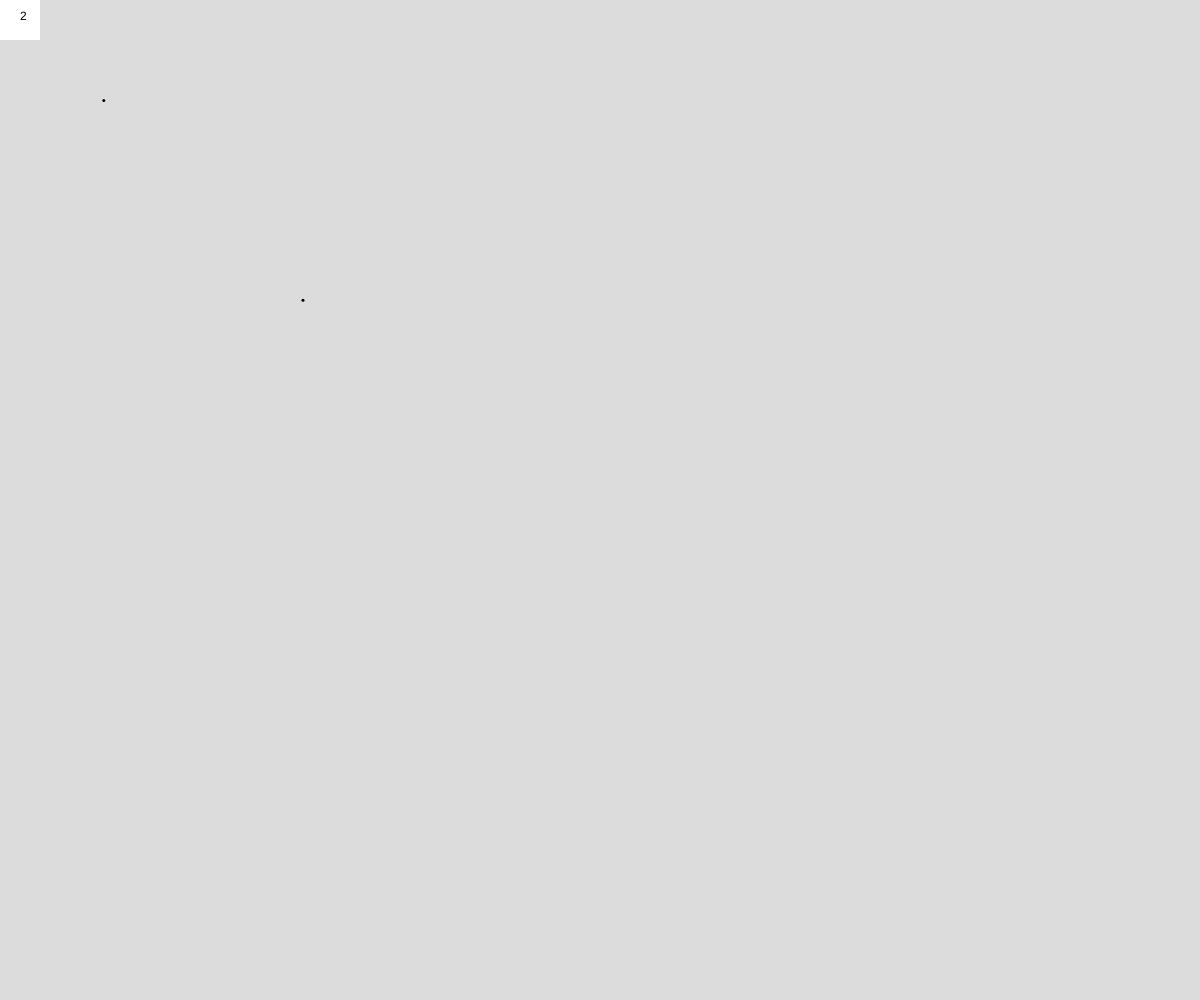
Frame 1 (no input)
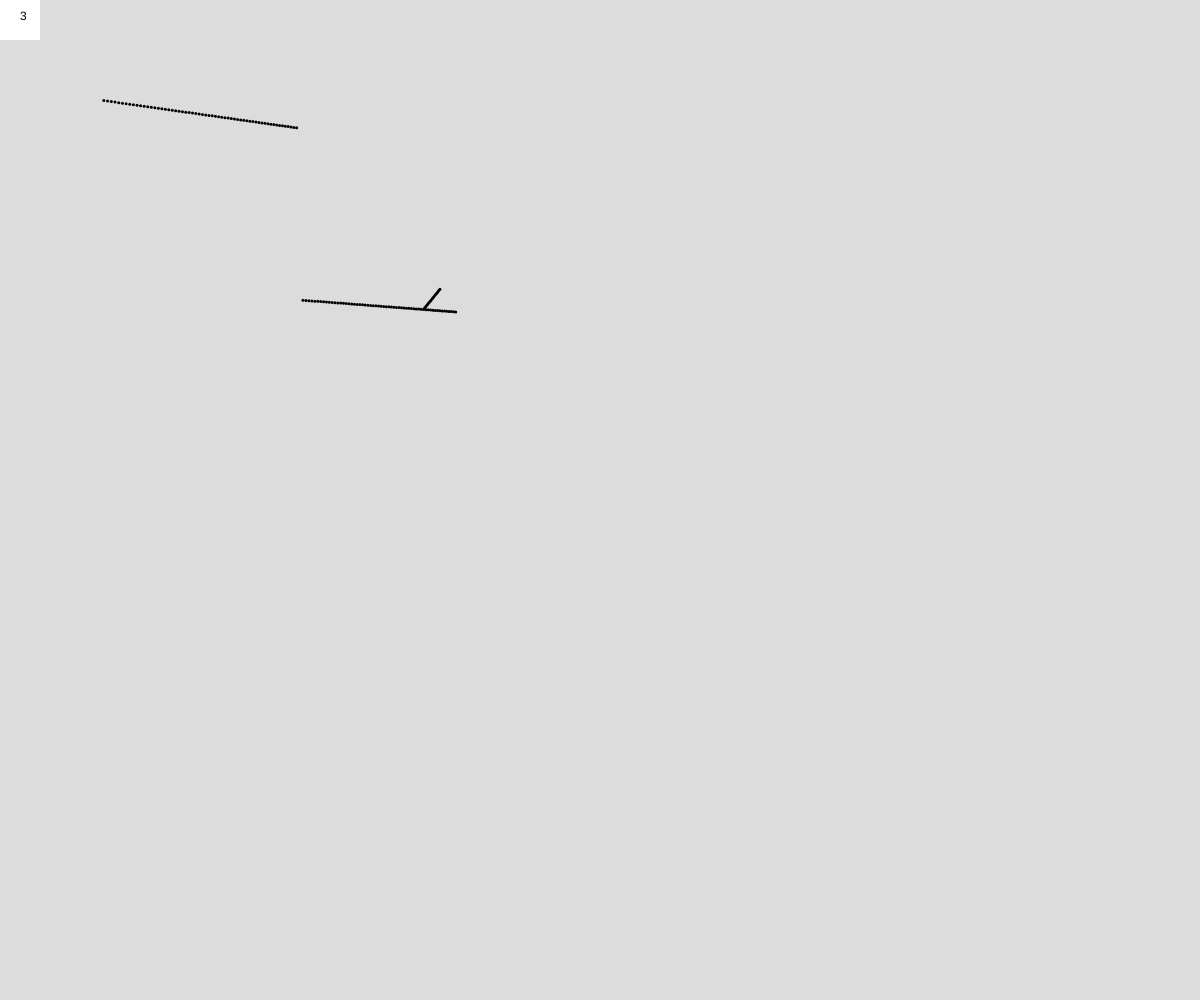
Frame 60 (no input)
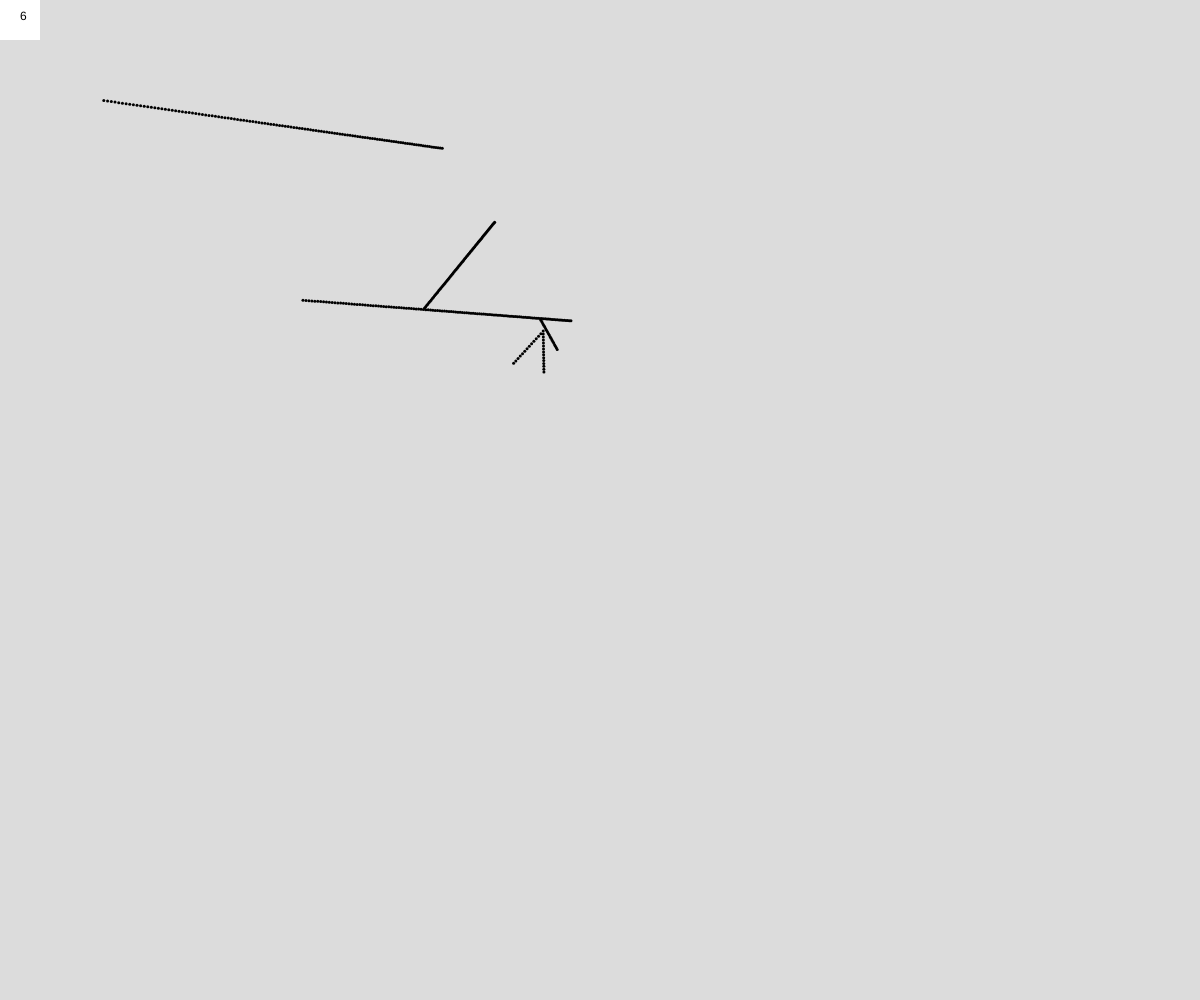
Frame 120 (the mouse pressed at the canvas centre since frame 60)

The p5.js sketch that drew these frames (run headless with seeded random() and noise() and a simulated clock; from frame 60 on, the mouse is pressed at the canvas centre):

// p5.js sketch
// ── sketch.js
let walkers = [];

class LerpWalker {
  constructor(x, y, sz) {
    this.x = x;
    this.y = y;
    this.size = sz;
    this.tx = random(width);
    this.ty = random(height);
    this.id = walkers.length;
  }
  render() {
    noStroke();
    fill(0);
    circle(this.x, this.y, 3);
  }
  update() {
    this.x = lerp(this.x, this.tx, 0.005);
    this.y = lerp(this.y, this.ty, 0.005);

    if (dist(this.x, this.y, this.tx, this.ty) < 5) {
      this.tx = random(width);
      this.ty = random(height);
    }
    if (random(300) < 1) {
      walkers.push(new LerpWalker(this.x, this.y, 3));
      if (walkers.length > 20) {
        walkers.shift();
      }
    }
  }
}

function setup() {
  createCanvas(windowWidth, windowHeight);
  angleMode(DEGREES);
  background(220);
  walkers.push(new LerpWalker(100, 100, 20));
  walkers.push(new LerpWalker(300, 300, 20));
}

function draw() {
  //background(220, 16);
  stroke("red");

  for (let i = 0; i < walkers.length; i++) {
    walkers[i].update();
    walkers[i].render();
  }
  fill(255);
  rect(0,0,40,40)
  fill(0);
  text(walkers.length, 20,20);
}

function render(fred) {
  fill("black");
  circle(fred.x, fred.y, fred.size);
  fill("red");
  circle(fred.tx, fred.ty, fred.size / 2);
}
